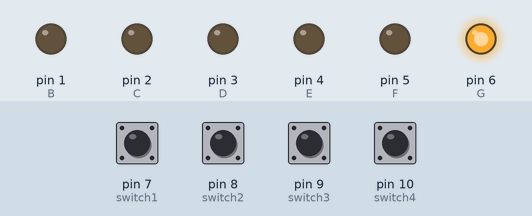
The sketch below on a simulated Arduino Uno, built with avr-gcc and run on an emulated ATmega328P. Parts: output pins drawn as LEDs (lit = HIGH). The inputs (shaded band) are chosen by the test bench; at power-on: pin 7 (switch1), pin 8 (switch2), pin 9 (switch3), pin 10 (switch4) LOW.

Above: at 1.2 s.
1.3 s: pin 7 (switch1) pulled HIGH for 0.15 s
At 1.37 s:
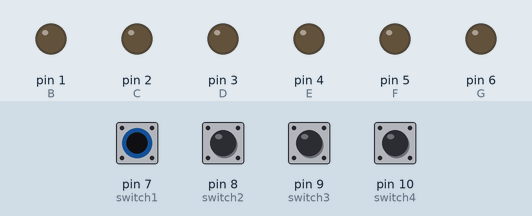
2.9 s: pin 8 (switch2) pulled HIGH for 0.15 s
At 3.8 s:
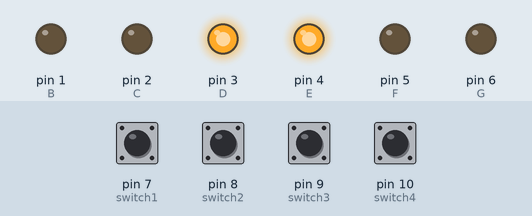
4.5 s: pin 9 (switch3) pulled HIGH for 0.15 s
At 5.1 s:
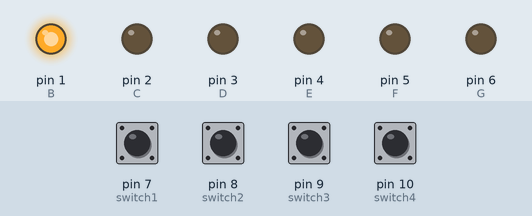
6.1 s: pin 10 (switch4) pulled HIGH for 0.15 s
At 7.3 s:
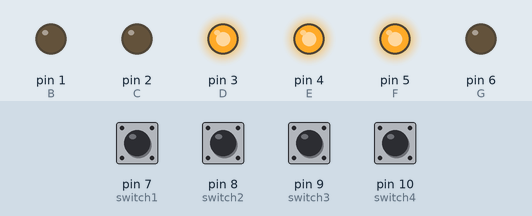
7.7 s: pin 7 (switch1) pulled HIGH for 1 s
At 8.5 s:
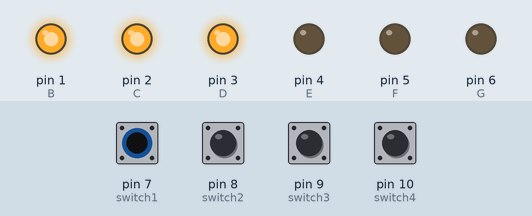
10.2 s: pin 7 (switch1) pulsed HIGH 5 times (0.12 s each, 0.3 s apart)
At 12.3 s:
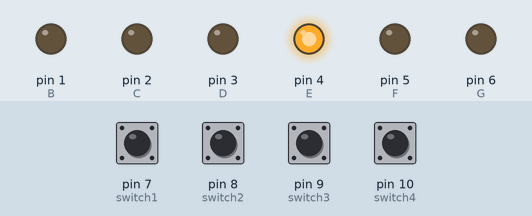
Timing chart, 0 to 13.8 s (numbered marks = the images above; inputs shaded):
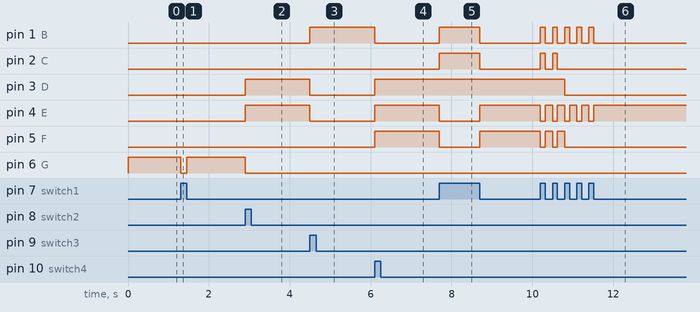

The sketch:

Diplay_con_switch.ino
```cpp
 #define A 0
#define B 1
#define C 2
#define D 3
#define E 4
#define F 5
#define G 6
#define switch1 7
#define switch2 8
#define switch3 9
#define switch4 10
int value1 = 0;
int value2 = 0;
int value3 = 0;
int value4 = 0;
int sum = 0;
void setup() {
  pinMode(B, OUTPUT);
  pinMode(C, OUTPUT);
  pinMode(D, OUTPUT);
  pinMode(E, OUTPUT);
  pinMode(F, OUTPUT);
  pinMode(G, OUTPUT);
  pinMode(switch1, INPUT);
  pinMode(switch2, INPUT);
  pinMode(switch3, INPUT);
  pinMode(switch4, INPUT);
  // put your setup code here, to run once:

}

void loop() {
  // put your main code here, to run repeatedly:
 detect();
 show();
}
void uno(){
  digitalWrite(F, LOW);
  digitalWrite(E, LOW);
  digitalWrite(A, HIGH);
  digitalWrite(B, HIGH);
  digitalWrite(C, HIGH);
  digitalWrite(D, HIGH);
  digitalWrite(G, HIGH);
}
void dos(){
 digitalWrite(A, LOW);
 digitalWrite(B, LOW);
 digitalWrite(G, LOW);
 digitalWrite(E, LOW);
 digitalWrite(D, LOW);
 digitalWrite(F, HIGH);
 digitalWrite(C, HIGH);
 }
 void tres(){
  digitalWrite(A, LOW);
  digitalWrite(B, LOW);
  digitalWrite(G, LOW);
  digitalWrite(C, LOW);
  digitalWrite(D, LOW);
  digitalWrite(E, HIGH);}
void cuatro(){
digitalWrite(F, LOW);
digitalWrite(G, LOW);
digitalWrite(B, LOW);
digitalWrite(C, LOW);
digitalWrite(E, HIGH);
digitalWrite(D, HIGH);
digitalWrite(A, HIGH);}
void cinco(){
digitalWrite(A, LOW);
digitalWrite(F, LOW);
digitalWrite(G, LOW);
digitalWrite(C, LOW);
digitalWrite(D, LOW);
digitalWrite(E, HIGH);
digitalWrite(B, HIGH);}
void seis(){
digitalWrite(A, LOW);
digitalWrite(F, LOW);
digitalWrite(G, LOW);
digitalWrite(C, LOW);
digitalWrite(E, LOW);
digitalWrite(D, LOW);
digitalWrite(B, HIGH);}
void siete(){
digitalWrite(A, LOW);
digitalWrite(B, LOW);
digitalWrite(G, LOW);
digitalWrite(C, LOW);
digitalWrite(D, HIGH);
digitalWrite(E, HIGH);
digitalWrite(F, HIGH);}
void ocho(){
digitalWrite(A, LOW);
digitalWrite(B, LOW);
digitalWrite(C, LOW);
digitalWrite(D, LOW);
digitalWrite(E, LOW);
digitalWrite(F, LOW);
digitalWrite(G, LOW);}
void nueve(){
digitalWrite(A, LOW);
digitalWrite(B, LOW);
digitalWrite(C, LOW);
digitalWrite(G, LOW);
digitalWrite(F, LOW);
digitalWrite(E, HIGH);
digitalWrite(D, HIGH);}
void cero(){
digitalWrite(A, LOW);
digitalWrite(B, LOW);
digitalWrite(C, LOW);
digitalWrite(D, LOW);
digitalWrite(E, LOW);
digitalWrite(F, LOW);
digitalWrite(G, HIGH);}
void a(){
  digitalWrite(A, LOW);
  digitalWrite(B, LOW);
  digitalWrite(C, LOW);
  digitalWrite(E, LOW);
  digitalWrite(F, LOW);
  digitalWrite(G, LOW);
  digitalWrite(D, HIGH);}
void b(){
   digitalWrite(A, HIGH);
  digitalWrite(B, HIGH);
  digitalWrite(C, LOW);
  digitalWrite(E, LOW);
  digitalWrite(F, LOW);
  digitalWrite(G, LOW);
  digitalWrite(D, LOW);}
void c(){
   digitalWrite(A, LOW);
  digitalWrite(B, HIGH);
  digitalWrite(C, HIGH);
  digitalWrite(E, LOW);
  digitalWrite(F, LOW);
  digitalWrite(G, HIGH);
  digitalWrite(D, LOW);}
void d(){
   digitalWrite(A, HIGH);
  digitalWrite(B, LOW);
  digitalWrite(C, LOW);
  digitalWrite(E, LOW);
  digitalWrite(F, HIGH);
  digitalWrite(G, LOW);
  digitalWrite(D, LOW);}
void e(){
   digitalWrite(A, LOW);
  digitalWrite(B, HIGH);
  digitalWrite(C, HIGH);
  digitalWrite(E, LOW);
  digitalWrite(F, LOW);
  digitalWrite(G, LOW);
  digitalWrite(D, LOW);}
void f(){
   digitalWrite(A, LOW);
  digitalWrite(B, HIGH);
  digitalWrite(C, HIGH);
  digitalWrite(E, LOW);
  digitalWrite(F, LOW);
  digitalWrite(G, LOW);
  digitalWrite(D, HIGH);}
void detect(){
if(digitalRead(switch1)==HIGH){value1 = 8;}
else if(digitalRead(switch2)==HIGH){value2 = 4;}
else if(digitalRead(switch3)==HIGH){value3 = 2;}
else if(digitalRead(switch4)==HIGH){value4 = 1;}
else if(digitalRead(switch1)==LOW){value1 = 0;}
else if(digitalRead(switch2)==LOW){value2 = 0;}
else if(digitalRead(switch3)==LOW){value3 = 0;}
else if(digitalRead(switch4)==LOW){value4 = 0;}
}
void show(){
 sum = value1 + value2 + value3 + value4;
 if(sum == 0){cero();}
  else if (sum == 1){uno();}
  else if(sum == 2){dos();}
  else if(sum == 3){tres();}
  else if(sum == 4){cuatro();}
  else if(sum == 5){cinco();}
  else if(sum == 6){seis();}
  else if(sum == 7){siete();}
  else if(sum == 8){ocho();}
  else if(sum == 9){nueve();}
  else if(sum == 10){a();}
  else if(sum == 11){b();}
  else if(sum == 12){c();}
  else if(sum == 13){d();}
  else if(sum == 14){e();}
  else if(sum == 15){f();}

}
```

Measured:
- after the input at 1.3 s, pin 6 (G): HIGH → LOW at once, → HIGH 0.15 s later
- after the input at 2.9 s, pin 3 (D), pin 4 (E): LOW → HIGH at once; pin 6 (G): HIGH → LOW at once
- after the input at 4.5 s, pin 1 (B): LOW → HIGH at once; pin 3 (D), pin 4 (E): HIGH → LOW at once
- after the input at 6.1 s, pin 1 (B): HIGH → LOW at once; pin 3 (D), pin 4 (E), pin 5 (F): LOW → HIGH at once
- after the input at 7.7 s, pin 1 (B), pin 2 (C): LOW → HIGH at once, → LOW 1.0 s later; pin 4 (E), pin 5 (F): HIGH → LOW at once, → HIGH 1.0 s later
- after the input at 10.2 s, pin 1 (B): alternates HIGH for 0.12 s and LOW for 0.18 s, 10 changes in all, then stays LOW, starting at once; pin 2 (C): alternates HIGH for 0.12 s and LOW for 0.18 s, 4 changes in all, then stays LOW, starting at once
